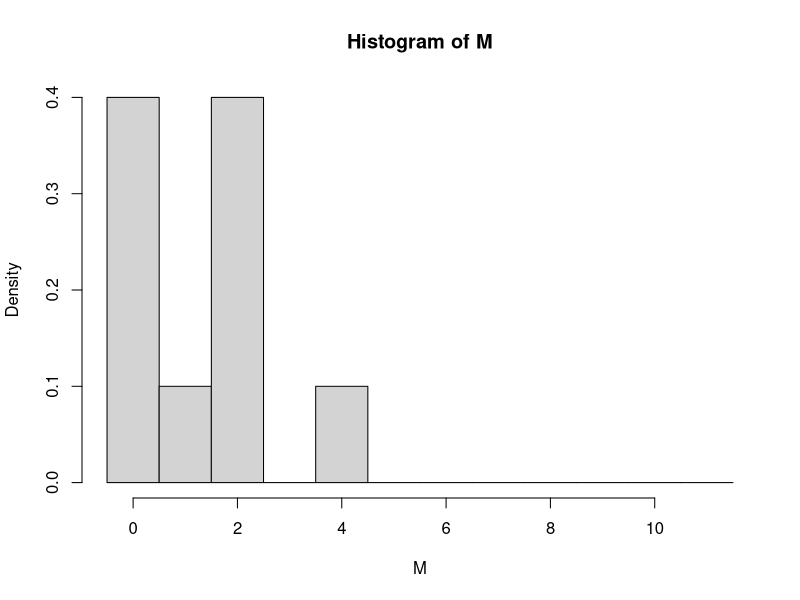

The R source for this figure:
single_trajectory = function(T, p = 0.5) {
  delta = sample(c(-1, 1), size = T, replace = TRUE, prob = c(1 - p, p))
  x = cumsum(delta)
  return(x)
}

simulate_walk = function(nsim, T, p = 0.5) {
  return(
    data.frame(
      X0 = 0,
      t(replicate(nsim, single_trajectory(T, p)))
    ))
}
walk = simulate_walk(nsim = 10, T = 10)

M = apply(walk, 1, max)
hist(M, breaks = seq(-0.5, 11.5, 1), probability = TRUE)
stopping=function(x){
  return(x[3]+6)
}
tau=apply(walk,1,stopping)
